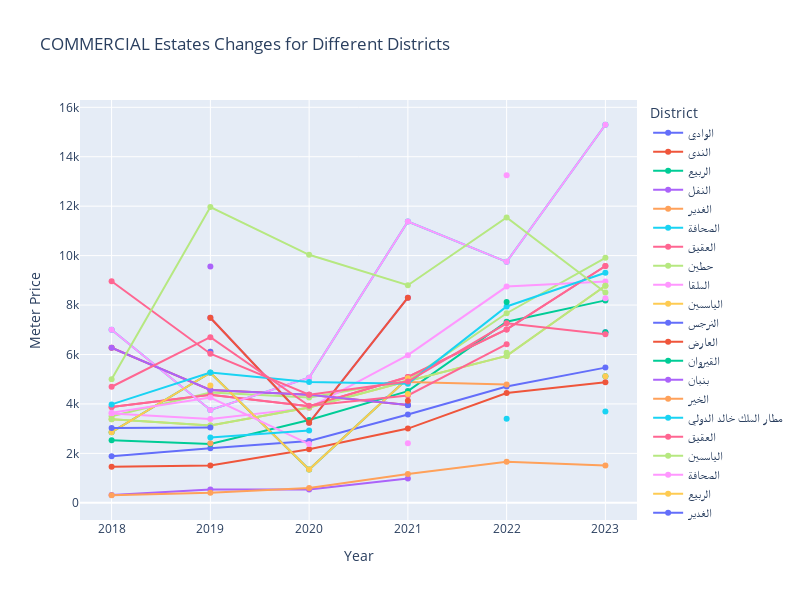

The code cell stored with this chart in its notebook:
### Code cell
fig = go.Figure()
lis=north
for district in lis:
    district_data = comm_mean[comm_mean['district_ar'] == district]
    if not district_data.empty:
        fig.add_trace(go.Scatter(x=district_data.columns[1:], y=district_data.values[0][1:], mode='lines+markers', name=district))

# Update layout
fig.update_layout(
    title='COMMERCIAL Estates Changes for Different Districts ',
    xaxis_title='Year',
    yaxis_title='Meter Price',
    legend_title='District',
    width=800,
    height=600
)
fig.show()

### Figure 1 — Plotly figure (JSON) as saved in the notebook; plotly's stock layout.template omitted (floating-point values rounded to 4 significant figures)
{"data": [{"mode": "lines+markers", "name": "الوادي", "type": "scatter", "x": [2018, 2019, 2020, 2021, 2022, 2023], "y": [null, null, null, null, null, 6896.0]}, {"mode": "lines+markers", "name": "الندى", "type": "scatter", "x": [2018, 2019, 2020, 2021, 2022, 2023], "y": [6274.0, 4563.0, 4369.0, 3953.0, null, null]}, {"mode": "lines+markers", "name": "الربيع", "type": "scatter", "x": [2018, 2019, 2020, 2021, 2022, 2023], "y": [2856.0, 5263.0, 1347.0, 5041.0, null, 5122.0]}, {"mode": "lines+markers", "name": "النفل", "type": "scatter", "x": [2018, 2019, 2020, 2021, 2022, 2023], "y": [null, 7487.0, 3238.0, 8297.0, null, null]}, {"mode": "lines+markers", "name": "الغدير", "type": "scatter", "x": [2018, 2019, 2020, 2021, 2022, 2023], "y": [null, 6116.0, null, null, null, null]}, {"mode": "lines+markers", "name": "الصحافة", "type": "scatter", "x": [2018, 2019, 2020, 2021, 2022, 2023], "y": [7004.0, 3755.0, 5060.0, 11380.0, 9749.0, 15290.0]}, {"mode": "lines+markers", "name": "العقيق", "type": "scatter", "x": [2018, 2019, 2020, 2021, 2022, 2023], "y": [3877.0, 4371.0, 3903.0, 5091.0, 7015.0, 9579.0]}, {"mode": "lines+markers", "name": "حطين", "type": "scatter", "x": [2018, 2019, 2020, 2021, 2022, 2023], "y": [3505.0, 4465.0, 4263.0, 4942.0, 7669.0, 9912.0]}, {"mode": "lines+markers", "name": "الملقا", "type": "scatter", "x": [2018, 2019, 2020, 2021, 2022, 2023], "y": [3615.0, 3390.0, 3840.0, 5972.0, 8747.0, 8951.0]}, {"mode": "lines+markers", "name": "الياسمين", "type": "scatter", "x": [2018, 2019, 2020, 2021, 2022, 2023], "y": [3382.0, 3128.0, 3852.0, 4927.0, 5943.0, 8780.0]}, {"mode": "lines+markers", "name": "النرجس", "type": "scatter", "x": [2018, 2019, 2020, 2021, 2022, 2023], "y": [1885.0, 2208.0, 2496.0, 3572.0, 4708.0, 5469.0]}, {"mode": "lines+markers", "name": "العارض", "type": "scatter", "x": [2018, 2019, 2020, 2021, 2022, 2023], "y": [1456.0, 1510.0, 2163.0, 3002.0, 4444.0, 4876.0]}, {"mode": "lines+markers", "name": "القيروان", "type": "scatter", "x": [2018, 2019, 2020, 2021, 2022, 2023], "y": [2526.0, 2381.0, 3352.0, 4519.0, 7327.0, 8189.0]}, {"mode": "lines+markers", "name": "بنبان", "type": "scatter", "x": [2018, 2019, 2020, 2021, 2022, 2023], "y": [313.6, 541.3, 534.9, 979.1, null, null]}, {"mode": "lines+markers", "name": "الخير", "type": "scatter", "x": [2018, 2019, 2020, 2021, 2022, 2023], "y": [305.4, 403.3, 598.9, 1167.0, 1665.0, 1512.0]}, {"mode": "lines+markers", "name": "مطار الملك خالد الدولي", "type": "scatter", "x": [2018, 2019, 2020, 2021, 2022, 2023], "y": [null, null, null, null, null, 3695.0]}, {"mode": "lines+markers", "name": "العقيق", "type": "scatter", "x": [2018, 2019, 2020, 2021, 2022, 2023], "y": [3877.0, 4371.0, 3903.0, 5091.0, 7015.0, 9579.0]}, {"mode": "lines+markers", "name": "الياسمين", "type": "scatter", "x": [2018, 2019, 2020, 2021, 2022, 2023], "y": [3382.0, 3128.0, 3852.0, 4927.0, 5943.0, 8780.0]}, {"mode": "lines+markers", "name": "الصحافة", "type": "scatter", "x": [2018, 2019, 2020, 2021, 2022, 2023], "y": [7004.0, 3755.0, 5060.0, 11380.0, 9749.0, 15290.0]}, {"mode": "lines+markers", "name": "الربيع", "type": "scatter", "x": [2018, 2019, 2020, 2021, 2022, 2023], "y": [2856.0, 5263.0, 1347.0, 5041.0, null, 5122.0]}, {"mode": "lines+markers", "name": "الغدير", "type": "scatter", "x": [2018, 2019, 2020, 2021, 2022, 2023], "y": [null, 6116.0, null, null, null, null]}, {"mode": "lines+markers", "name": "النفل", "type": "scatter", "x": [2018, 2019, 2020, 2021, 2022, 2023], "y": [null, 7487.0, 3238.0, 8297.0, null, null]}, {"mode": "lines+markers", "name": "الوادي", "type": "scatter", "x": [2018, 2019, 2020, 2021, 2022, 2023], "y": [null, null, null, null, null, 6896.0]}, {"mode": "lines+markers", "name": "الندى", "type": "scatter", "x": [2018, 2019, 2020, 2021, 2022, 2023], "y": [6274.0, 4563.0, 4369.0, 3953.0, null, null]}, {"mode": "lines+markers", "name": "الإزدهار", "type": "scatter", "x": [2018, 2019, 2020, 2021, 2022, 2023], "y": [null, null, null, 4891.0, 4785.0, null]}, {"mode": "lines+markers", "name": "النخيل", "type": "scatter", "x": [2018, 2019, 2020, 2021, 2022, 2023], "y": [3980.0, 5274.0, 4889.0, 4821.0, 7943.0, 9309.0]}, {"mode": "lines+markers", "name": "المروج", "type": "scatter", "x": [2018, 2019, 2020, 2021, 2022, 2023], "y": [4695.0, 6700.0, 3927.0, 4340.0, 6418.0, null]}, {"mode": "lines+markers", "name": "المصيف", "type": "scatter", "x": [2018, 2019, 2020, 2021, 2022, 2023], "y": [null, null, null, null, 6069.0, null]}, {"mode": "lines+markers", "name": "التعاون", "type": "scatter", "x": [2018, 2019, 2020, 2021, 2022, 2023], "y": [3641.0, 4259.0, 2374.0, null, 13250.0, null]}, {"mode": "lines+markers", "name": "مغرزات", "type": "scatter", "x": [2018, 2019, 2020, 2021, 2022, 2023], "y": [null, 4749.0, null, 4406.0, null, null]}, {"mode": "lines+markers", "name": "النزهة", "type": "scatter", "x": [2018, 2019, 2020, 2021, 2022, 2023], "y": [3023.0, 3044.0, null, 3951.0, null, null]}, {"mode": "lines+markers", "name": "المرسلات", "type": "scatter", "x": [2018, 2019, 2020, 2021, 2022, 2023], "y": [null, null, null, 4129.0, null, null]}, {"mode": "lines+markers", "name": "المحمدية", "type": "scatter", "x": [2018, 2019, 2020, 2021, 2022, 2023], "y": [null, null, null, null, 8121.0, null]}, {"mode": "lines+markers", "name": "الملك فهد", "type": "scatter", "x": [2018, 2019, 2020, 2021, 2022, 2023], "y": [null, 9560.0, null, null, null, null]}, {"mode": "lines+markers", "name": "الرحمانية", "type": "scatter", "x": [2018, 2019, 2020, 2021, 2022, 2023], "y": [null, 2409.0, null, null, null, null]}, {"mode": "lines+markers", "name": "الملك عبدالله", "type": "scatter", "x": [2018, 2019, 2020, 2021, 2022, 2023], "y": [null, 2639.0, 2925.0, null, 3396.0, null]}, {"mode": "lines+markers", "name": "السليمانية", "type": "scatter", "x": [2018, 2019, 2020, 2021, 2022, 2023], "y": [8963.0, 6030.0, 4376.0, 4903.0, 7261.0, 6816.0]}, {"mode": "lines+markers", "name": "العليا", "type": "scatter", "x": [2018, 2019, 2020, 2021, 2022, 2023], "y": [5003.0, 11970.0, 10030.0, 8802.0, 11540.0, 8510.0]}, {"mode": "lines+markers", "name": "المعذر", "type": "scatter", "x": [2018, 2019, 2020, 2021, 2022, 2023], "y": [null, null, null, 2412.0, null, 8270.0]}], "layout": {"height": 600, "legend": {"title": {"text": "District"}}, "title": {"text": "COMMERCIAL Estates Changes for Different Districts "}, "width": 800, "xaxis": {"title": {"text": "Year"}}, "yaxis": {"title": {"text": "Meter Price"}}}}
